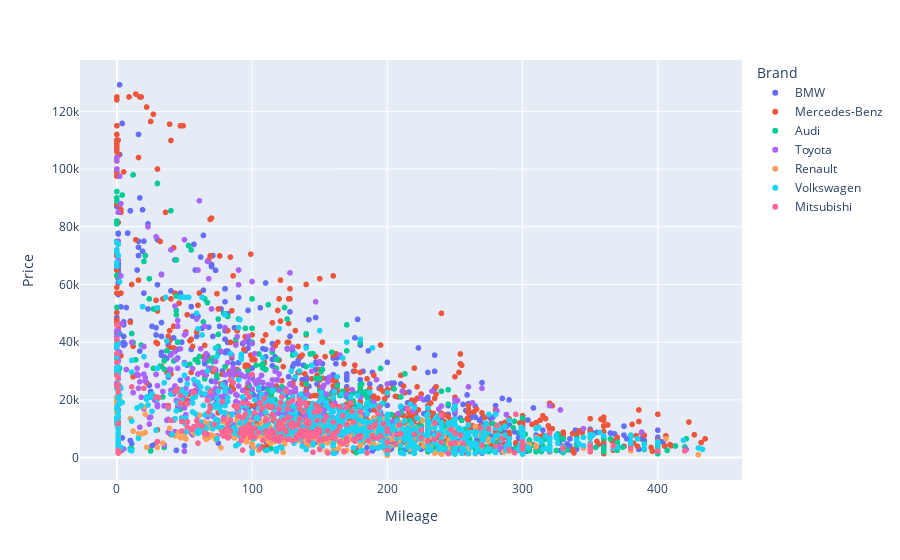

Source (notebook cell):
### Code cell
px.scatter(data_frame=data_cleaned, x='Mileage', y='Price', color='Brand')

### Figure 1 — Plotly figure (JSON) as saved in the notebook; plotly's stock layout.template omitted (floating-point values rounded to 4 significant figures; data arrays with more than 128 entries replaced by an {"elided": "..."} marker saying what was removed)
{"data": [{"hovertemplate": "Brand=BMW<br>Mileage=%{x}<br>Price=%{y}<extra></extra>", "legendgroup": "BMW", "marker": {"color": "#636efa", "symbol": "circle"}, "mode": "markers", "name": "BMW", "showlegend": true, "type": "scattergl", "x": {"elided": "624 int values"}, "xaxis": "x", "y": {"elided": "624 float values"}, "yaxis": "y"}, {"hovertemplate": "Brand=Mercedes-Benz<br>Mileage=%{x}<br>Price=%{y}<extra></extra>", "legendgroup": "Mercedes-Benz", "marker": {"color": "#EF553B", "symbol": "circle"}, "mode": "markers", "name": "Mercedes-Benz", "showlegend": true, "type": "scattergl", "x": {"elided": "756 int values"}, "xaxis": "x", "y": {"elided": "756 int values"}, "yaxis": "y"}, {"hovertemplate": "Brand=Audi<br>Mileage=%{x}<br>Price=%{y}<extra></extra>", "legendgroup": "Audi", "marker": {"color": "#00cc96", "symbol": "circle"}, "mode": "markers", "name": "Audi", "showlegend": true, "type": "scattergl", "x": {"elided": "408 int values"}, "xaxis": "x", "y": {"elided": "408 float values"}, "yaxis": "y"}, {"hovertemplate": "Brand=Toyota<br>Mileage=%{x}<br>Price=%{y}<extra></extra>", "legendgroup": "Toyota", "marker": {"color": "#ab63fa", "symbol": "circle"}, "mode": "markers", "name": "Toyota", "showlegend": true, "type": "scattergl", "x": {"elided": "498 int values"}, "xaxis": "x", "y": {"elided": "498 float values"}, "yaxis": "y"}, {"hovertemplate": "Brand=Renault<br>Mileage=%{x}<br>Price=%{y}<extra></extra>", "legendgroup": "Renault", "marker": {"color": "#FFA15A", "symbol": "circle"}, "mode": "markers", "name": "Renault", "showlegend": true, "type": "scattergl", "x": {"elided": "432 int values"}, "xaxis": "x", "y": {"elided": "432 float values"}, "yaxis": "y"}, {"hovertemplate": "Brand=Volkswagen<br>Mileage=%{x}<br>Price=%{y}<extra></extra>", "legendgroup": "Volkswagen", "marker": {"color": "#19d3f3", "symbol": "circle"}, "mode": "markers", "name": "Volkswagen", "showlegend": true, "type": "scattergl", "x": {"elided": "848 int values"}, "xaxis": "x", "y": {"elided": "848 float values"}, "yaxis": "y"}, {"hovertemplate": "Brand=Mitsubishi<br>Mileage=%{x}<br>Price=%{y}<extra></extra>", "legendgroup": "Mitsubishi", "marker": {"color": "#FF6692", "symbol": "circle"}, "mode": "markers", "name": "Mitsubishi", "showlegend": true, "type": "scattergl", "x": {"elided": "302 int values"}, "xaxis": "x", "y": {"elided": "302 float values"}, "yaxis": "y"}], "layout": {"legend": {"title": {"text": "Brand"}, "tracegroupgap": 0}, "margin": {"t": 60}, "xaxis": {"anchor": "y", "domain": [0, 1], "title": {"text": "Mileage"}}, "yaxis": {"anchor": "x", "domain": [0, 1], "title": {"text": "Price"}}}}
